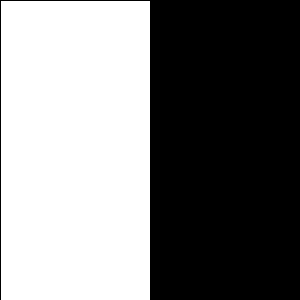
Frame 1 (no input)
Frame 60 (the mouse pressed at the canvas centre just before this capture): identical to frame 1, image omitted
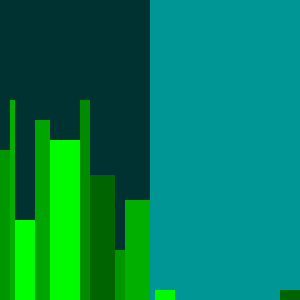
Frame 120 (the mouse held since frame 60 and released just before this capture)

The Processing sketch that drew these frames (run headless with seeded random() and noise(); from frame 60 on, the mouse is pressed at the canvas centre):

// Processing sketch: processing_35992
// ── processing_35992.pde

void setup(){
  size(300,300);
}

void draw(){
  if(mouseX >= width/2){ //mouse on right side
    noStroke();
    fill(0,150,150);
    rect(width/2,0,width/2,height); //right composition
    
    fill(0,50,50);
    rect(0,0,width/2,height); //left composition
    
    //green grass.mouseY controls height and color. when mouse is on right side.
    fill(0,mouseY,0);
    rect(0,mouseY,10,height);
    fill(0,mouseY+25,0);
    rect(10,mouseY-50,5,height+50);
    fill(0,mouseY+150,0);
    rect(15,mouseY+70,20,height);
    fill(0,mouseY+15,0);
    rect(35,mouseY-30,15,height+30);
    fill(0,mouseY+100,0);
    rect(50,mouseY-10,30,height+10);
    fill(0,mouseY-10,0);
    rect(80,mouseY-50,10,height+50);
    fill(0,mouseY-50,0);
    rect(90,mouseY+25,25,height);
    fill(0,mouseY,0);
    rect(115,mouseY+100,10,height+100);
    fill(0,mouseY+25,0);
    rect(125,mouseY+50,25,height);
    
    //bars that grow twice as fast as above bars. when mouse is on right side.
    
    fill(0,mouseY,0);
    rect(150,2*mouseY,5,height);
    fill(0,mouseY+100,0);
    rect(155,2*mouseY-10,20,height+10);
    fill(0,mouseY,0);
    rect(175,2*mouseY+100,30,height);
    fill(0,mouseY-50,0);
    rect(205,3*mouseY,20,height);
    fill(0,mouseY,0);
    rect(225,3*mouseY-10,15,height+10);
    fill(0,mouseY+150,0);
    rect(240,3*mouseY+50,25,height);
    fill(0,mouseY,0);
    rect(265,2*mouseY+100,15,height);
    fill(0,mouseY-50,0);
    rect(280,2*mouseY-10,20,height+10);
    
  }else{ //mouse on left side
  
    fill(0);
    rect(width/2,0,width/2,height); //right composition
    
    fill(255);
    rect(0,0,width/2,height); //left composition
    
    fill(0);
    rect(0,width/2,mouseY,5);
    fill(0);
    rect(0,width/3,mouseY,10);
    fill(0);
    rect(0,width/4,mouseY,15);
    
    if(mouseY>=150){
      fill(255);
      rect(150,width/2,mouseY,5);
      fill(255);
      rect(150,width/3,mouseY,10);
      fill(255);
      rect(150,width/4,mouseY,15);
    }
    
    
  }
}

  
